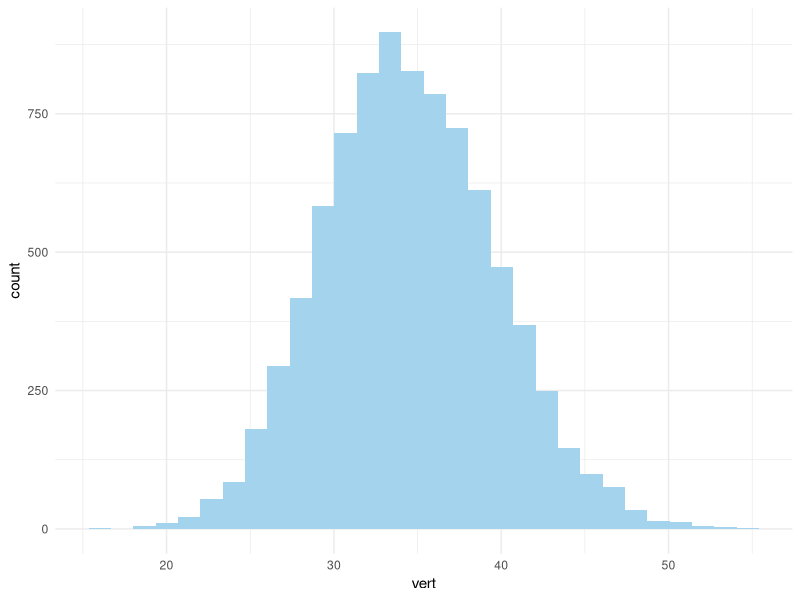
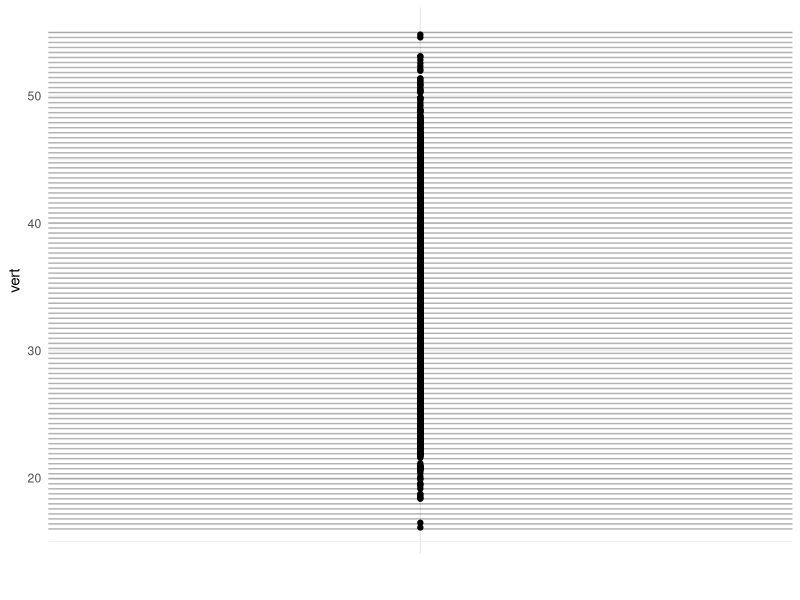
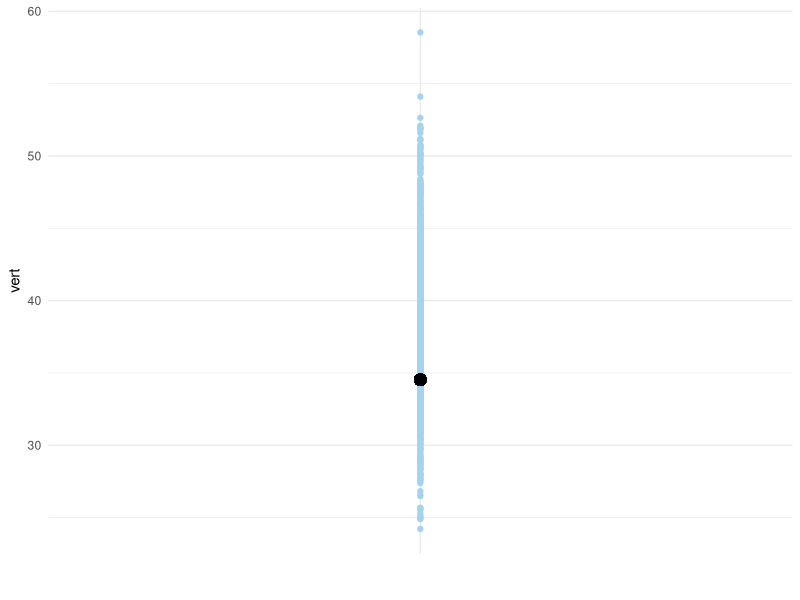
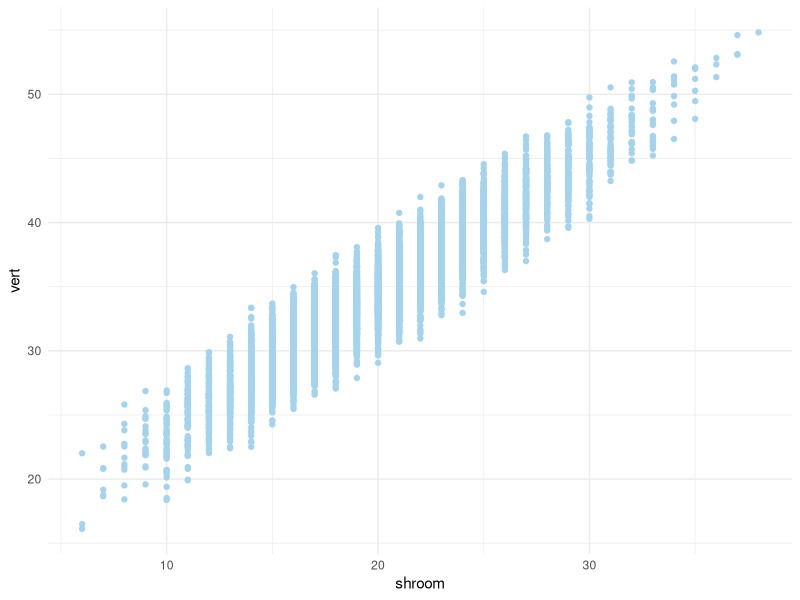
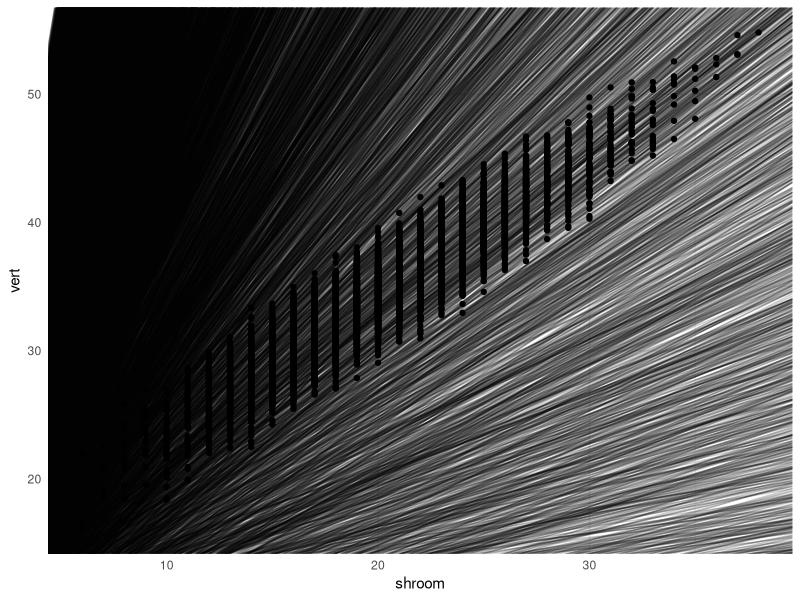
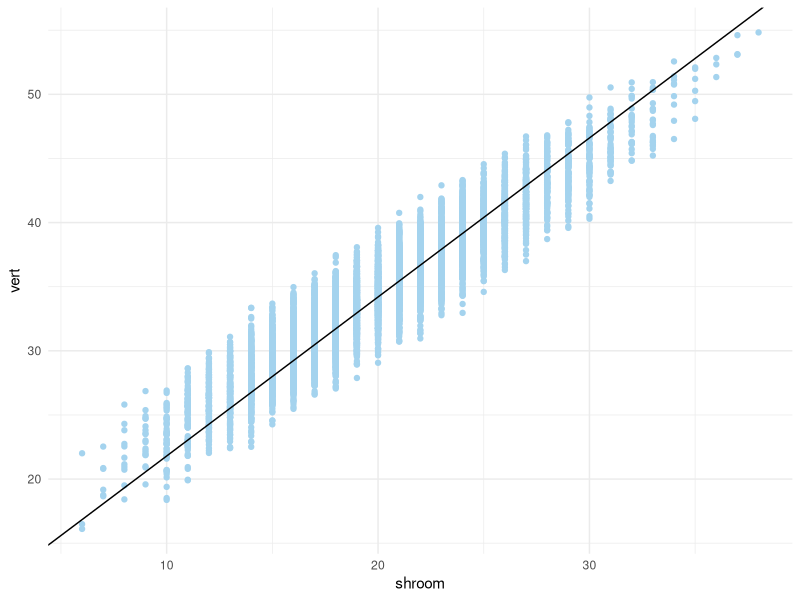
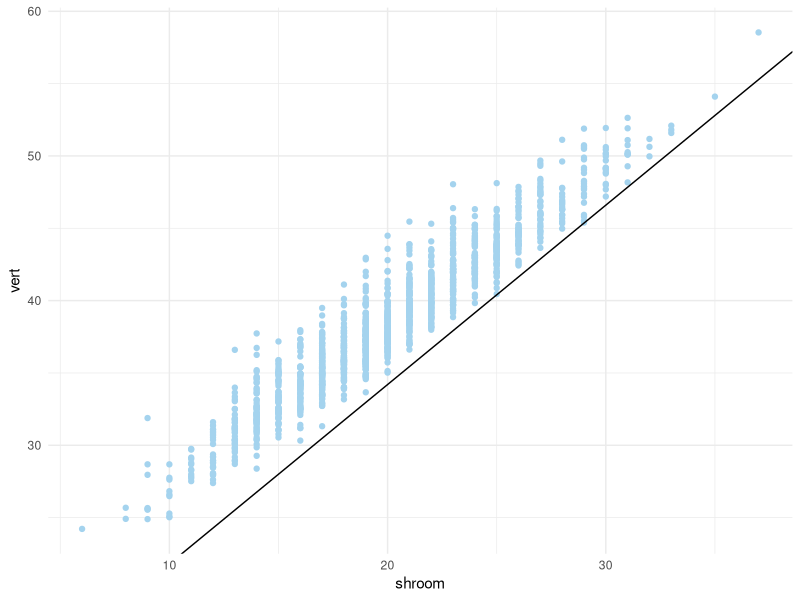
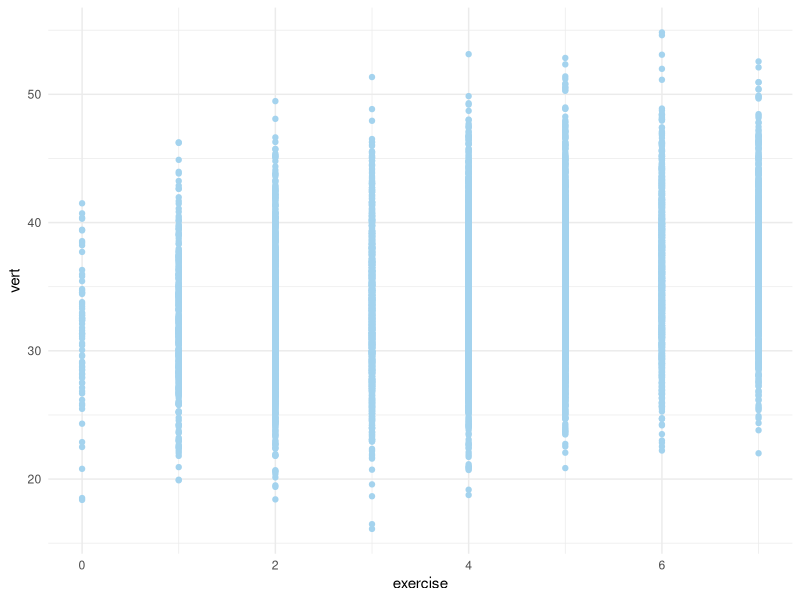

These figures' R source, in order:
## ---- chunk 1
knitr::opts_chunk$set(echo = TRUE,warning=F)
options(scipen=999)
library(tidyverse)    #Essential Functions
## ---- chunk 2
set.seed(216)
x1=rpois(10000,20)
set.seed(216)
x2=rpois(10000,5)
set.seed(216)
y = 8 + 1.08*x1+0.9*x2+rnorm(10000,1)
DATA=tibble(vert=y,shroom=x1,exercise=x2)
head(DATA)
## ---- chunk 3
set.seed(216)
DATA$SPLIT=sample(x=c("TRAIN","TEST"),size=10000,
                  replace=T,prob=c(0.85,0.15))
TRAIN=DATA %>%  filter(SPLIT=="TRAIN")
TEST=DATA %>% filter(SPLIT=="TEST")
glimpse(TRAIN)
glimpse(TEST)
## ---- chunk 4
TRAIN %>% summarize(mean=mean(vert),sd=sd(vert),min=min(vert),max=max(vert))
## ---- chunk 5
ggplot(TRAIN) + geom_histogram(aes(x=vert),fill="lightskyblue2") + theme_minimal()
## ---- chunk 6
MODEL0 = function(DATA,COEF){
  FIT=COEF[1]
}
## ---- chunk 7
MSE0=function(DATA,COEF){
  ERROR=DATA$vert-MODEL0(DATA,COEF)
  LOSS=mean(ERROR^2)
  return(LOSS)
}
MAE0=function(DATA,COEF){
  ERROR=DATA$vert-MODEL0(DATA,COEF)
  LOSS=mean(abs(ERROR))
  return(LOSS)
}
## ---- chunk 8
COEF0=tibble(
  beta0=seq(16,55,length=100)
)
## ---- chunk 9
TRAIN %>% ggplot()+ geom_point(aes(x="",y=vert),fill="lightskyblue2") +
    geom_hline(yintercept=COEF0$beta0,alpha=0.3)+xlab("") +theme_minimal()
## ---- chunk 10
COEF0 %>% 
  mutate(MSE=purrr::map_dbl(beta0,MSE0,DATA=TRAIN),
         MAE=purrr::map_dbl(beta0,MAE0,DATA=TRAIN),
         rankMSE=rank(MSE),rankMAE=rank(MAE)) %>%
         filter(rankMSE<5,rankMAE<5)
  
## ---- chunk 11
BESTMSE0=optim(par=16,fn=MSE0,DATA=TRAIN)
BESTMSE0$par
BESTMAE0=optim(par=16,fn=MAE0,DATA=TRAIN)
BESTMAE0$par
## ---- chunk 12
LM0=lm(vert~1,data=TRAIN)
coef(LM0)
## ---- chunk 13
TEST %>% ggplot()+
  xlab("") + theme_minimal()+ geom_point(aes(x="",y=vert),color="lightskyblue2")+
  geom_point(aes(x="",y=34.53),stroke=2)
## ---- chunk 14
ggplot(data=TRAIN) +
  geom_point(aes(x=shroom,y=vert),color="lightskyblue2") + theme_minimal()
## ---- chunk 15
MODEL1A = function(DATA,COEF){
  FIT=COEF[1]+COEF[2]*DATA$shroom
}
## ---- chunk 16
MSE1A=function(DATA,COEF){
  ERROR=DATA$vert-MODEL1A(DATA,COEF)
  LOSS=mean(ERROR^2)
  return(LOSS)
}
MAE1A=function(DATA,COEF){
  ERROR=DATA$vert-MODEL1A(DATA,COEF)
  LOSS=mean(abs(ERROR))
  return(LOSS)
}
## ---- chunk 17
set.seed(216)
COEF1A=tibble(
  beta0=runif(10000,0,10),
  beta1=runif(10000,0,10)
)
## ---- chunk 18
TRAIN %>% ggplot()+ geom_point(aes(x=shroom,y=vert)) +
    geom_abline(aes(intercept=COEF1A$beta0,slope=COEF1A$beta1),alpha=0.2,data=COEF1A)+theme_minimal()
## ---- chunk 19
COEF1A %>% 
  mutate(MSE=apply(COEF1A,1,MSE1A,DATA=TRAIN),
         MAE=apply(COEF1A,1,MAE1A,DATA=TRAIN),
         rankMSE=rank(MSE),rankMAE=rank(MAE)) %>%
         filter(rankMSE<5,rankMAE<5)
## ---- chunk 20
ggplot(data=TRAIN) +
  geom_point(aes(x=shroom,y=vert),color="lightskyblue2") + theme_minimal() +
  geom_abline(aes(intercept=9.4,slope=1.24))
  
## ---- chunk 21
ggplot(data=TEST) +
  geom_point(aes(x=shroom,y=vert),color="lightskyblue2") + theme_minimal() +
  geom_abline(aes(intercept=9.4,slope=1.24))
  
## ---- chunk 22
ggplot(data=TRAIN) +
  geom_point(aes(x=exercise,y=vert),color="lightskyblue2") + theme_minimal()
## ---- chunk 23
MODEL1B = function(DATA,COEF){
  FIT=COEF[1]+COEF[2]*DATA$exercise
}
## ---- chunk 24
MSE1B=function(DATA,COEF){
  ERROR=DATA$vert-MODEL1B(DATA,COEF)
  LOSS=mean(ERROR^2)
  return(LOSS)
}
MAE1B=function(DATA,COEF){
  ERROR=DATA$vert-MODEL1B(DATA,COEF)
  LOSS=mean(abs(ERROR))
  return(LOSS)
}
## ---- chunk 25
BESTMSE1B=optim(par=c(0,0),fn=MSE1B,DATA=TRAIN)
BESTMSE1B$par
BESTMAE1B=optim(par=c(0,0),fn=MAE1B,DATA=TRAIN)
BESTMAE1B$par
## ---- chunk 26
ggplot(data=TRAIN) +
  geom_point(aes(x=exercise,y=vert),color="lightskyblue2") + theme_minimal() +
  geom_abline(aes(intercept=31,slope=0.85))
  
## ---- chunk 27
ggplot(data=TEST) +
  geom_point(aes(x=exercise,y=vert),color="lightskyblue2") + theme_minimal() +
  geom_abline(aes(intercept=31,slope=0.85))
  
## ---- chunk 28
ggplot(data=TRAIN) +
  geom_point(aes(x=shroom,y=exercise,color=vert),stroke=2)+ theme_minimal() +
  scale_color_gradient2(low="red",mid="white",high="blue",midpoint=35)
## ---- chunk 29
LM2=lm(vert~shroom+exercise,data=TRAIN)
summary(LM2)
## ---- chunk 30
MODEL2 = function(DATA,COEF){
  FIT=COEF[1]+COEF[2]*DATA$shroom+COEF[3]*DATA$exercise
}
## ---- chunk 31
MSE2=function(DATA,COEF){
  ERROR=DATA$vert-MODEL2(DATA,COEF)
  LOSS=mean(ERROR^2)
  return(LOSS)
}
MAE2=function(DATA,COEF){
  ERROR=DATA$vert-MODEL2(DATA,COEF)
  LOSS=mean(abs(ERROR))
  return(LOSS)
}
## ---- chunk 32
DATA %>% mutate(predict.vert=MODEL2(DATA=DATA,COEF=coef(LM2))) %>%
  ggplot()+geom_point(aes(x=vert,y=predict.vert,
              color=factor(SPLIT,levels=c("TRAIN","TEST"))),alpha=0.2) + 
  theme_minimal() + geom_abline(intercept=0,slope=1) +
  guides(color=guide_legend(title="Dataset")) + xlab("Vertical (in)") +
  ylab("Predicted Vertical (in) Under MODEL 2")
## ---- chunk 33
MODELS=c("MODEL 0","MODEL 1A","MODEL 1B","MODEL 2")
MSE=c(MSE0(TEST,c(34.53)),
      MSE1A(TEST,c(9.4,1.24)),
      MSE1B(TEST,c(31,0.85)),
      MSE2(TEST,c(9,1.07,0.9)))
MAE=c(MAE0(TEST,c(34.53)),
      MAE1A(TEST,c(9.4,1.24)),
      MAE1B(TEST,c(31,0.85)),
      MAE2(TEST,c(9,1.07,0.9)))
COMPARE=tibble(MODELS=MODELS,MSE=MSE,MAE=MAE)
print(COMPARE)
